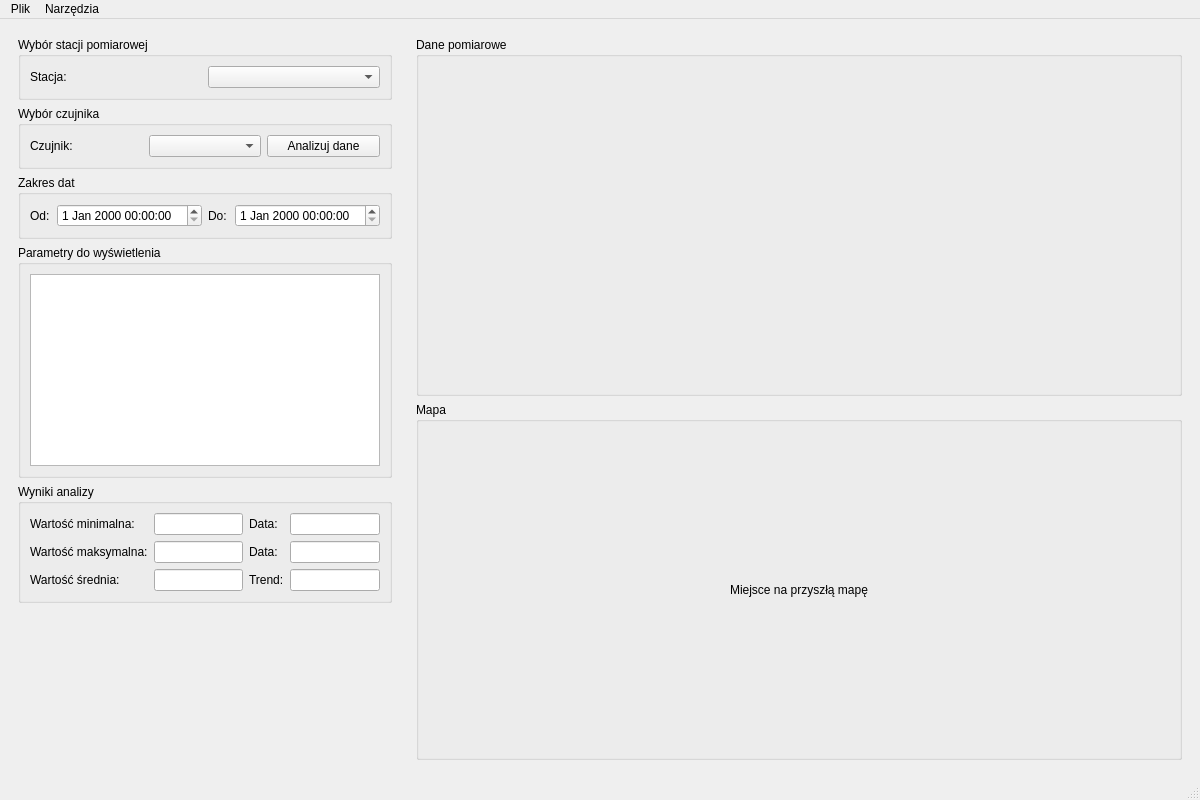
<?xml version="1.0" encoding="UTF-8"?>
<ui version="4.0">
 <class>MainWindow</class>
 <widget class="QMainWindow" name="MainWindow">
  <property name="geometry">
   <rect>
    <x>0</x>
    <y>0</y>
    <width>1200</width>
    <height>800</height>
   </rect>
  </property>
  <property name="windowTitle">
   <string>Pogoda i Jakość Powietrza w Polsce</string>
  </property>
  <widget class="QWidget" name="centralwidget">
   <layout class="QHBoxLayout" name="mainHorizontalLayout">
    <!-- LEFT PANEL -->
    <item>
     <widget class="QWidget" name="leftPanel" native="true">
      <property name="sizePolicy">
       <sizepolicy hsizetype="Preferred" vsizetype="Preferred">
        <horstretch>1</horstretch>
        <verstretch>0</verstretch>
       </sizepolicy>
      </property>
      <layout class="QVBoxLayout" name="leftPanelLayout">
       <item>
        <widget class="QGroupBox" name="stationGroupBox">
         <property name="title">
          <string>Wybór stacji pomiarowej</string>
         </property>
         <layout class="QHBoxLayout" name="horizontalLayout">
          <item>
           <widget class="QLabel" name="stationLabel">
            <property name="text">
             <string>Stacja:</string>
            </property>
           </widget>
          </item>
          <item>
           <widget class="QComboBox" name="stationComboBox"/>
          </item>
         </layout>
        </widget>
       </item>
       <item>
        <widget class="QGroupBox" name="sensorGroupBox">
         <property name="title">
          <string>Wybór czujnika</string>
         </property>
         <layout class="QHBoxLayout" name="horizontalLayout_2">
          <item>
           <widget class="QLabel" name="sensorLabel">
            <property name="text">
             <string>Czujnik:</string>
            </property>
           </widget>
          </item>
          <item>
           <widget class="QComboBox" name="sensorComboBox"/>
          </item>
          <item>
           <widget class="QPushButton" name="analyzeButton">
            <property name="text">
             <string>Analizuj dane</string>
            </property>
           </widget>
          </item>
         </layout>
        </widget>
       </item>
       <item>
        <widget class="QGroupBox" name="dateRangeGroupBox">
         <property name="title">
          <string>Zakres dat</string>
         </property>
         <layout class="QHBoxLayout" name="horizontalLayout_3">
          <item>
           <widget class="QLabel" name="startDateLabel">
            <property name="text">
             <string>Od:</string>
            </property>
           </widget>
          </item>
          <item>
           <widget class="QDateTimeEdit" name="startDateTimeEdit"/>
          </item>
          <item>
           <widget class="QLabel" name="endDateLabel">
            <property name="text">
             <string>Do:</string>
            </property>
           </widget>
          </item>
          <item>
           <widget class="QDateTimeEdit" name="endDateTimeEdit"/>
          </item>
         </layout>
        </widget>
       </item>
       <item>
        <widget class="QGroupBox" name="parametersGroupBox">
         <property name="title">
          <string>Parametry do wyświetlenia</string>
         </property>
         <layout class="QHBoxLayout" name="horizontalLayout_4">
          <item>
           <widget class="QListWidget" name="paramCheckList"/>
          </item>
         </layout>
        </widget>
       </item>
       <item>
        <widget class="QGroupBox" name="analysisGroupBox">
         <property name="title">
          <string>Wyniki analizy</string>
         </property>
         <layout class="QGridLayout" name="gridLayout">
          <item row="0" column="0">
           <widget class="QLabel" name="minValueLabel">
            <property name="text">
             <string>Wartość minimalna:</string>
            </property>
           </widget>
          </item>
          <item row="0" column="1">
           <widget class="QLineEdit" name="minValueEdit">
            <property name="readOnly">
             <bool>true</bool>
            </property>
           </widget>
          </item>
          <item row="0" column="2">
           <widget class="QLabel" name="minDateLabel">
            <property name="text">
             <string>Data:</string>
            </property>
           </widget>
          </item>
          <item row="0" column="3">
           <widget class="QLineEdit" name="minDateEdit">
            <property name="readOnly">
             <bool>true</bool>
            </property>
           </widget>
          </item>
          <item row="1" column="0">
           <widget class="QLabel" name="maxValueLabel">
            <property name="text">
             <string>Wartość maksymalna:</string>
            </property>
           </widget>
          </item>
          <item row="1" column="1">
           <widget class="QLineEdit" name="maxValueEdit">
            <property name="readOnly">
             <bool>true</bool>
            </property>
           </widget>
          </item>
          <item row="1" column="2">
           <widget class="QLabel" name="maxDateLabel">
            <property name="text">
             <string>Data:</string>
            </property>
           </widget>
          </item>
          <item row="1" column="3">
           <widget class="QLineEdit" name="maxDateEdit">
            <property name="readOnly">
             <bool>true</bool>
            </property>
           </widget>
          </item>
          <item row="2" column="0">
           <widget class="QLabel" name="avgValueLabel">
            <property name="text">
             <string>Wartość średnia:</string>
            </property>
           </widget>
          </item>
          <item row="2" column="1">
           <widget class="QLineEdit" name="avgValueEdit">
            <property name="readOnly">
             <bool>true</bool>
            </property>
           </widget>
          </item>
          <item row="2" column="2">
           <widget class="QLabel" name="trendLabel">
            <property name="text">
             <string>Trend:</string>
            </property>
           </widget>
          </item>
          <item row="2" column="3">
           <widget class="QLineEdit" name="trendEdit">
            <property name="readOnly">
             <bool>true</bool>
            </property>
           </widget>
          </item>
         </layout>
        </widget>
       </item>
       <item>
        <spacer name="verticalSpacer">
         <property name="orientation">
          <enum>Qt::Vertical</enum>
         </property>
         <property name="sizeHint" stdset="0">
          <size>
           <width>20</width>
           <height>40</height>
          </size>
         </property>
        </spacer>
       </item>
      </layout>
     </widget>
    </item>
    <!-- RIGHT PANEL -->
    <item>
     <widget class="QWidget" name="rightPanel" native="true">
      <property name="sizePolicy">
       <sizepolicy hsizetype="Preferred" vsizetype="Preferred">
        <horstretch>2</horstretch>
        <verstretch>0</verstretch>
       </sizepolicy>
      </property>
      <layout class="QVBoxLayout" name="rightPanelLayout">
       <item>
        <widget class="QGroupBox" name="chartGroupBox">
         <property name="sizePolicy">
          <sizepolicy hsizetype="Preferred" vsizetype="Preferred">
           <horstretch>0</horstretch>
           <verstretch>1</verstretch>
          </sizepolicy>
         </property>
         <property name="title">
          <string>Dane pomiarowe</string>
         </property>
         <layout class="QVBoxLayout" name="chartLayout"/>
        </widget>
       </item>
       <item>
        <widget class="QGroupBox" name="mapGroupBox">
         <property name="sizePolicy">
          <sizepolicy hsizetype="Preferred" vsizetype="Preferred">
           <horstretch>0</horstretch>
           <verstretch>1</verstretch>
          </sizepolicy>
         </property>
         <property name="title">
          <string>Mapa</string>
         </property>
         <layout class="QVBoxLayout" name="mapLayout">
          <item>
           <widget class="QLabel" name="mapPlaceholderLabel">
            <property name="text">
             <string>Miejsce na przyszłą mapę</string>
            </property>
            <property name="alignment">
             <set>Qt::AlignCenter</set>
            </property>
           </widget>
          </item>
         </layout>
        </widget>
       </item>
      </layout>
     </widget>
    </item>
   </layout>
  </widget>
  <widget class="QMenuBar" name="menubar">
   <property name="geometry">
    <rect>
     <x>0</x>
     <y>0</y>
     <width>1200</width>
     <height>25</height>
    </rect>
   </property>
   <widget class="QMenu" name="menuFile">
    <property name="title">
     <string>Plik</string>
    </property>
    <addaction name="actionLoadData"/>
    <addaction name="actionSaveData"/>
    <addaction name="separator"/>
    <addaction name="actionExit"/>
   </widget>
   <widget class="QMenu" name="menuTools">
    <property name="title">
     <string>Narzędzia</string>
    </property>
    <addaction name="actionRefreshStations"/>
   </widget>
   <addaction name="menuFile"/>
   <addaction name="menuTools"/>
  </widget>
  <widget class="QStatusBar" name="statusbar"/>
  <action name="actionLoadData">
   <property name="text">
    <string>Wczytaj dane</string>
   </property>
  </action>
  <action name="actionSaveData">
   <property name="text">
    <string>Zapisz dane</string>
   </property>
  </action>
  <action name="actionExit">
   <property name="text">
    <string>Wyjdź</string>
   </property>
  </action>
  <action name="actionRefreshStations">
   <property name="text">
    <string>Odśwież listę stacji</string>
   </property>
  </action>
 </widget>
 <resources/>
 <connections/>
</ui>
